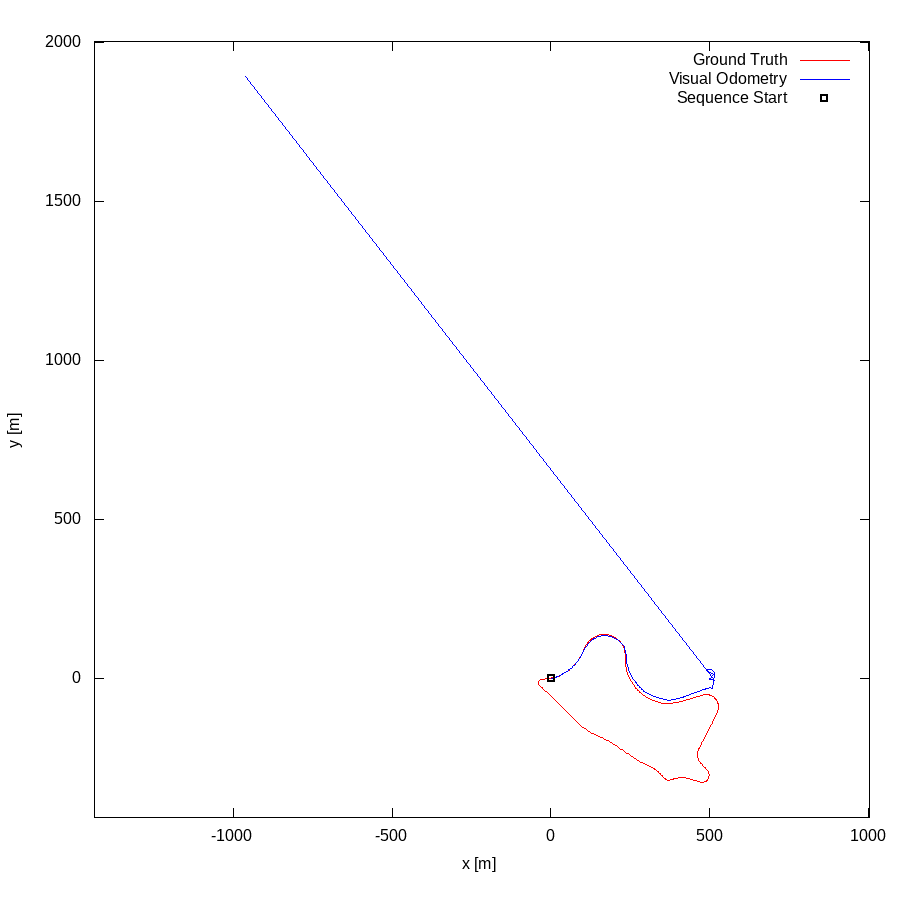

The script that drew this image:
set term postscript eps enhanced color
set output "09.eps"
set size ratio -1
set xrange [-1438:1004]
set yrange [-438:2004]
set xlabel "x [m]"
set ylabel "y [m]"
plot "09.txt" using 1:2 lc rgb "#FF0000" title 'Ground Truth' w lines,"09.txt" using 3:4 lc rgb "#0000FF" title 'Visual Odometry' w lines,"< head -1 09.txt" using 1:2 lc rgb "#000000" pt 4 ps 1 lw 2 title 'Sequence Start' w points
